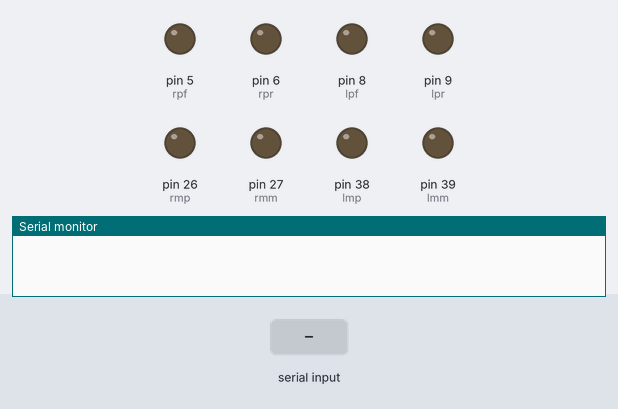
Recording of a sketch running on a simulated Arduino Mega 2560, built with avr-gcc and run on an emulated ATmega2560. On the bench: output pins drawn as LEDs (lit = HIGH), the last lines printed to the serial monitor. Inputs (shaded band) come from the test bench.

Above: at 1.2 s.
1.3 s: "F90\n" received over Serial
At 2.3 s:
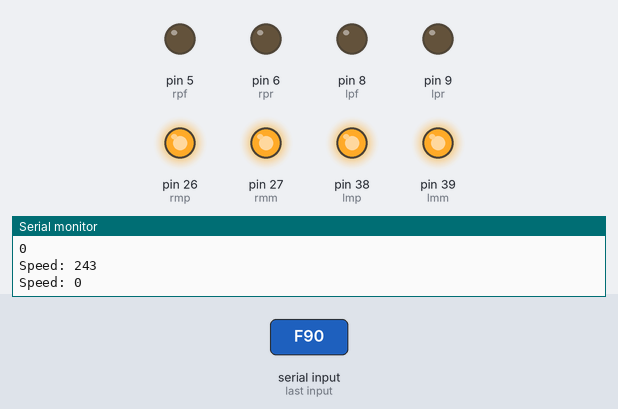
7.3 s: byte 83 ('S') received over Serial
At 8.3 s:
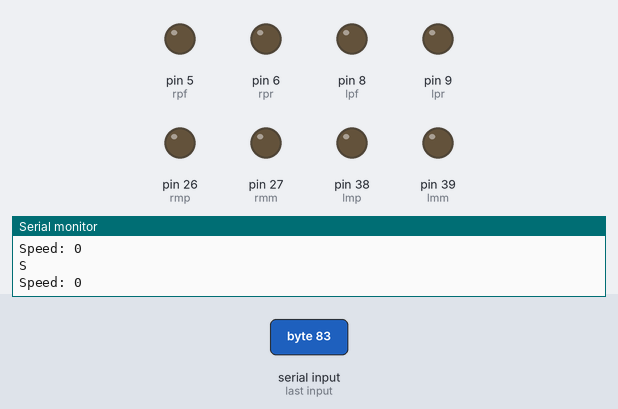
Timing chart, 0 to 10.3 s (numbered marks = the images above; inputs shaded):
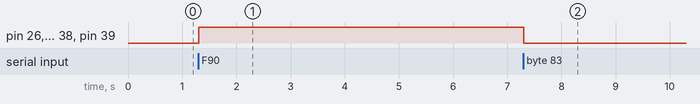

The sketch:

Bluetooth_Car_Control.ino
```cpp
int pwm=255; //Forward Reverse Speed
int pwm1=160; //Left Right Speed
char data;


//Motors
#define rmp 26
#define rmm 27
#define rpf 5 //Right_motor_PWm_forward
#define rpr 6 //Right_motor_PWm_Reverse


#define lmp 38
#define lmm 39
#define lpf 8//Left_motor_PWm_forward
#define lpr 9 //Left_motor_PWm_reverse

int speeds=0;

void forward(); //go straight
void backward(); //go back

void tright(); //turn right
void tleft(); //turn left

void breaks(); //break


void setup() {
   Serial.begin(9600);

  //Motor pinMode

    //Right_Motor

  pinMode(rmp,OUTPUT);
  pinMode(rmm,OUTPUT);
  pinMode(rpf,OUTPUT);
  pinMode(rpr,OUTPUT);

    //Left_Motor
  pinMode(lmp,OUTPUT);
  pinMode(lmm,OUTPUT);
  pinMode(lpf,OUTPUT);
  pinMode(lpr,OUTPUT);

}

void loop() {

  if(Serial.available()>0)
  {
      data=Serial.read();
      Serial.println(data);
      Serial.print("Speed: ");
      Serial.println(speeds);
      if(data=='0' || data=='1' || data=='2' || data=='3' || data=='4' || data=='5' || data=='6' || data=='7' || data=='8' || data=='9')
      {
        speeds=(int)data-48;
        speeds*=27;
      }
      else if(data=='F') //Forward
      {
        forward();
      }
      else if(data=='B')  //Backward
      {
        backward();

      }
      else if(data=='R')    //Right
      {
        tright();
      }
      else if(data=='L')    //Left
      {
        tleft();
      }
      else if(data=='S')    //Normal input
      {
        breaks();
      }


  }
  delay(20);
}


void forward()
{

  digitalWrite(rmp,HIGH);
  digitalWrite(rmm,HIGH);
  analogWrite(rpf,speeds);
  analogWrite(rpr,0);


  digitalWrite(lmp,HIGH);
  digitalWrite(lmm,HIGH);
  analogWrite(lpf,speeds);
  analogWrite(lpr,0);
}

void backward()
{
  digitalWrite(rmp,HIGH);
  digitalWrite(rmm,HIGH);
  analogWrite(rpf,0);
  analogWrite(rpr,speeds);


  digitalWrite(lmp,HIGH);
  digitalWrite(lmm,HIGH);
  analogWrite(lpf,0);
  analogWrite(lpr,speeds);
}

void breaks()
{

  digitalWrite(rmp,LOW);
  digitalWrite(rmm,LOW);

  digitalWrite(lmp,LOW);
  digitalWrite(lmm,LOW);
}
void tright()
{

  digitalWrite(rmp,HIGH);
  digitalWrite(rmm,HIGH);
  analogWrite(rpf,0);
  analogWrite(rpr,speeds);


  digitalWrite(lmp,HIGH);
  digitalWrite(lmm,HIGH);
  analogWrite(lpf,speeds);
  analogWrite(lpr,0);

}

void tleft()
{


  digitalWrite(rmp,HIGH);
  digitalWrite(rmm,HIGH);
  analogWrite(rpf,speeds);
  analogWrite(rpr,0);


  digitalWrite(lmp,HIGH);
  digitalWrite(lmm,HIGH);
  analogWrite(lpf,0);
  analogWrite(lpr,speeds);
}
```

Measured:
- after the input at 1.3 s, pin 26 (rmp), pin 27 (rmm), pin 38 (lmp), pin 39 (lmm): LOW → HIGH at once
- after the input at 7.3 s, pin 26 (rmp), pin 27 (rmm), pin 38 (lmp), pin 39 (lmm): HIGH → LOW at once
